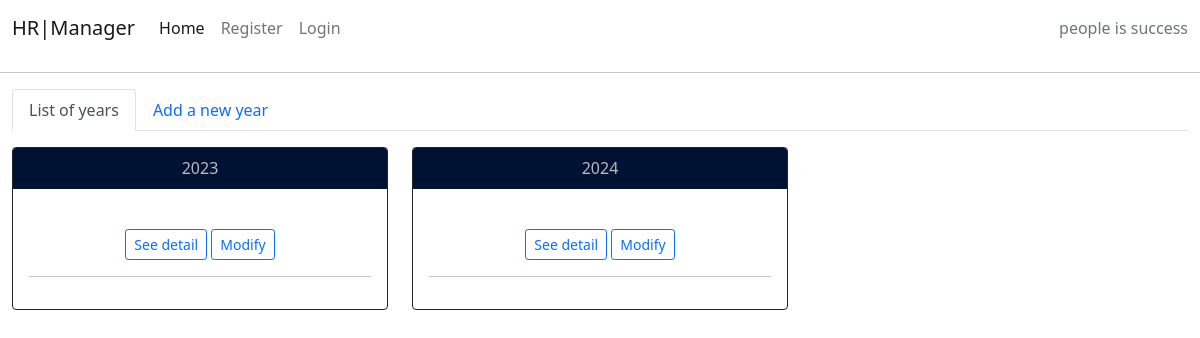
/years/, run on an earlier commit of the app's database.
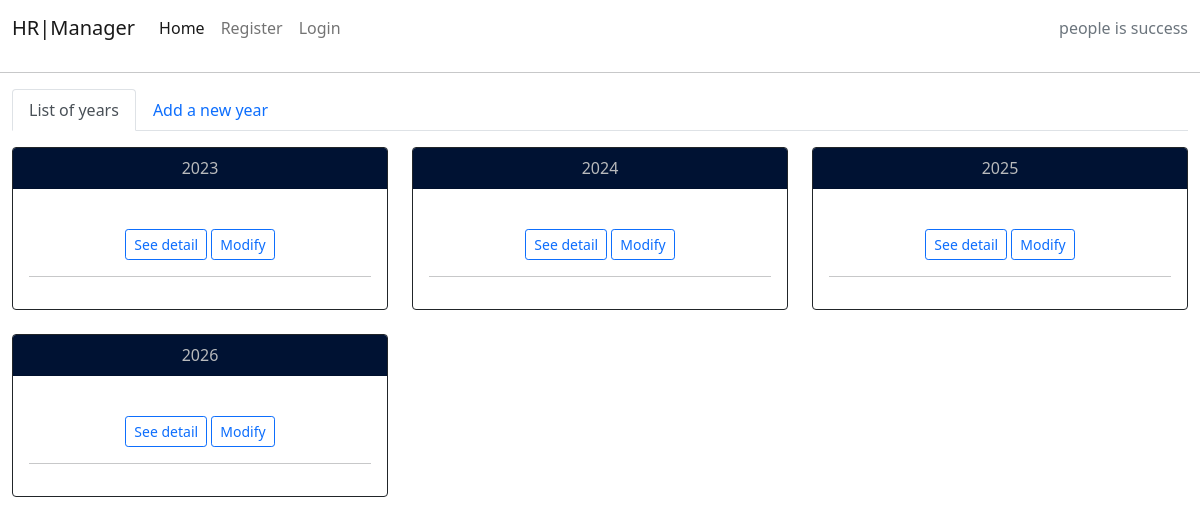
And on a later commit of the database.
### hrmanager/models.py (models this page shows, shortened)
class salary_items(models.Model):
    validity_year = models.CharField(max_length=4, unique=True, default='')
    avs_item = models.DecimalField(max_digits=4, decimal_places=2)
    ac_item = models.DecimalField(max_digits=4, decimal_places=2)
    ac2_item = models.DecimalField(max_digits=4, decimal_places=2)
    laap_item = models.DecimalField(max_digits=4, decimal_places=2)
    laanp_item = models.DecimalField(max_digits=4, decimal_places=2)
    laac_item = models.DecimalField(max_digits=4, decimal_places=2)
    laace_item = models.DecimalField(max_digits=4, decimal_places=2)
    amat_item = models.DecimalField(max_digits=4, decimal_places=2)
    alfa_item = models.DecimalField(max_digits=4, decimal_places=2)
    apgmal_item = models.DecimalField(max_digits=4, decimal_places=2)
    alpetiteenfance_item = models.DecimalField(max_digits=4, decimal_places=2)
    child_alloc_1_item = models.DecimalField(
        max_digits=5, decimal_places=2, default=0, blank=True, null=True)
    child_alloc_2_item = models.DecimalField(
        max_digits=5, decimal_places=2, default=0, blank=True, null=True)
    class Meta:
        ordering = ['validity_year']

### hrmanager/views.py (the view)
# urls.py: path('years/', views.YearList.as_view(),
class YearList(generic.ListView):
    model = salary_items
    queryset = salary_items.objects.order_by('validity_year')
    template_name = 'year_list.html'
    paginate_by = 6

### templates/year_list.html (shortened to what this page needs)
{% extends "base.html" %} {% block content %}
<div class="container-fluid">
  <ul class="nav nav-tabs">
    <li class="nav-item">
      <a class="nav-link active" aria-current="page" href="#">List of years</a>
    </li>
    <li class="nav-item">
      <a class="nav-link" href="{% url 'Addayear' %}">Add a new year</a>
    </li>
  </ul>
  <div class="row">
    <div class="col-12 mt-3 left">
      <div class="row">
        {% for item in salary_items_list %}
        <div class="col-md-4">
          <div class="card mb-4 text-center border-dark">
            <div class="card-header financial-color">
              {{ item.validity_year }}
            </div>
            <div class="card-body">
              <div class="image-container">
              </div>
              <div>
                <a
                  href="{% url 'Detailofyears' item.pk %}"
                  class="btn btn-outline-primary btn-sm"
                  >See detail</a
                >
                <a
                  href="{% url 'modify_year' item.pk %}"
                  class="btn btn-outline-primary btn-sm"
                  >Modify</a
                >
              </div>
              <hr />
            </div>
          </div>
        </div>
        {% if forloop.counter|divisibleby:3 %}
      </div>
      <div class="row">{% endif %} {% endfor %}</div>
    </div>
  </div>
</div>
{%endblock%}

### templates/base.html (shortened to what this page needs)
{% load static %}
<!DOCTYPE html>
<html class="h-100">
<head>
    <link rel="stylesheet" href="https://cdnjs.cloudflare.com/ajax/libs/font-awesome/5.15.3/css/all.min.css">
    <link href="https://cdn.jsdelivr.net/npm/bootstrap@5.0.1/dist/css/bootstrap.min.css" rel="stylesheet"
>
    <link rel="stylesheet" type="text/css" href="{% static 'css/style.css' %}">
</head>
<body class="">
    <nav class="navbar navbar-expand-lg navbar-light bg-white">
        <div class="container-fluid">
            <a class="navbar-brand" href="{% url 'home' %}"><span class="brand">H<span class="red-o">R</span><span
                        class="thin">|Manager</span></span></span></a>
            <div class="collapse navbar-collapse" id="navbarText">
                <ul class="navbar-nav me-auto mb-2 mb-lg-0">
                    <li class="nav-item">
                        <a class="nav-link active" aria-current="page" href="{% url 'home' %}">Home</a>
                    </li>
                    {% if user.is_authenticated %}
                    <li class="nav-item">
                        <a class="nav-link" href="#">Logout</a>
                    </li>
                    <li class="nav-item">
                        <a class="nav-link" href="{% url 'Listofemployees' %}">Employees</a>
                    </li>
                    <li class="nav-item">
                        <a class="nav-link" href="{% url 'Yearview' %}">Years</a>
                    </li>
                    <li class="nav-item">
                        <a class="nav-link" href="{% url 'generator_year' %}">Generator</a>
                    </li>
                    <li class="nav-item">
                        <a class="nav-link" href="{% url 'overview' %}">Overview</a>
                    </li>
                    {% else %}
                    <li class="nav-item">
                        <a class="nav-link" href="#">Register</a>
                    </li>
                    <li class="nav-item">
                        <a class="nav-link" href="#">Login</a>
                    </li>
                    {% endif %}
                </ul>
                <span class="navbar-text text-muted">
                    people is success
                </span>
            </div>
        </div>
    </nav>
    <hr />
    <main class="flex-shrink-0 main-bg">
        {% block content %}{% endblock content %}
    </main>
</body>
</html>

### static/css/style.css (style rules this page uses)
.financial-color { color: #b8babc; background-color: #001233; }

What changed in the data, as far as the page shows it:
added salary_items: validity_year "2025"
added salary_items: validity_year "2026"
